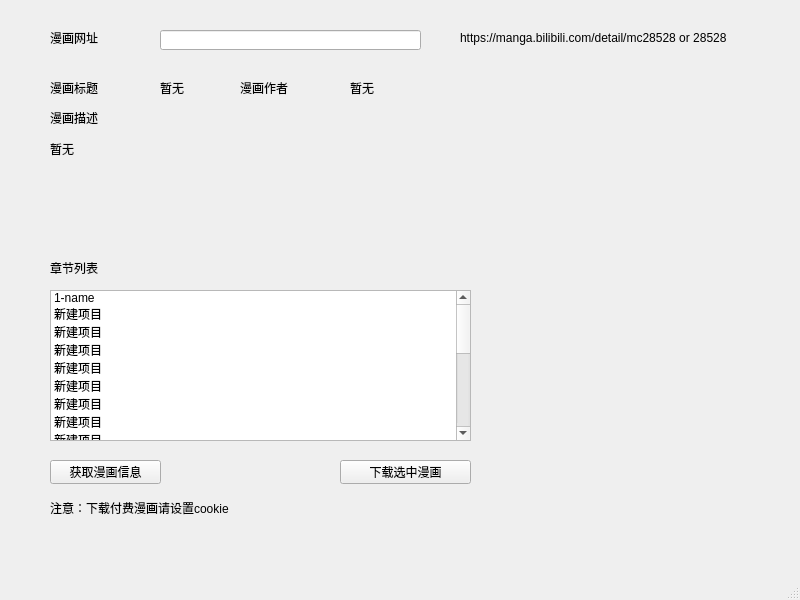
<?xml version="1.0" encoding="UTF-8"?>
<ui version="4.0">
 <class>MainWindow</class>
 <widget class="QMainWindow" name="MainWindow">
  <property name="geometry">
   <rect>
    <x>0</x>
    <y>0</y>
    <width>800</width>
    <height>600</height>
   </rect>
  </property>
  <property name="windowTitle">
   <string>MainWindow</string>
  </property>
  <widget class="QWidget" name="centralwidget">
   <widget class="QLineEdit" name="lineEdit">
    <property name="geometry">
     <rect>
      <x>160</x>
      <y>30</y>
      <width>261</width>
      <height>20</height>
     </rect>
    </property>
   </widget>
   <widget class="QLabel" name="label">
    <property name="geometry">
     <rect>
      <x>50</x>
      <y>30</y>
      <width>101</width>
      <height>16</height>
     </rect>
    </property>
    <property name="text">
     <string>漫画网址</string>
    </property>
   </widget>
   <widget class="QLabel" name="label_2">
    <property name="geometry">
     <rect>
      <x>460</x>
      <y>30</y>
      <width>311</width>
      <height>16</height>
     </rect>
    </property>
    <property name="text">
     <string>https://manga.bilibili.com/detail/mc28528 or 28528</string>
    </property>
   </widget>
   <widget class="QListWidget" name="listWidget">
    <property name="geometry">
     <rect>
      <x>50</x>
      <y>290</y>
      <width>421</width>
      <height>151</height>
     </rect>
    </property>
    <item>
     <property name="text">
      <string>1-name</string>
     </property>
    </item>
    <item>
     <property name="text">
      <string>新建项目</string>
     </property>
    </item>
    <item>
     <property name="text">
      <string>新建项目</string>
     </property>
    </item>
    <item>
     <property name="text">
      <string>新建项目</string>
     </property>
    </item>
    <item>
     <property name="text">
      <string>新建项目</string>
     </property>
    </item>
    <item>
     <property name="text">
      <string>新建项目</string>
     </property>
    </item>
    <item>
     <property name="text">
      <string>新建项目</string>
     </property>
    </item>
    <item>
     <property name="text">
      <string>新建项目</string>
     </property>
    </item>
    <item>
     <property name="text">
      <string>新建项目</string>
     </property>
    </item>
    <item>
     <property name="text">
      <string>新建项目</string>
     </property>
    </item>
    <item>
     <property name="text">
      <string>新建项目</string>
     </property>
    </item>
    <item>
     <property name="text">
      <string>新建项目</string>
     </property>
    </item>
    <item>
     <property name="text">
      <string>新建项目</string>
     </property>
    </item>
    <item>
     <property name="text">
      <string>新建项目</string>
     </property>
    </item>
    <item>
     <property name="text">
      <string>新建项目</string>
     </property>
    </item>
    <item>
     <property name="text">
      <string>新建项目</string>
     </property>
    </item>
    <item>
     <property name="text">
      <string>新建项目</string>
     </property>
    </item>
    <item>
     <property name="text">
      <string>新建项目</string>
     </property>
    </item>
    <item>
     <property name="text">
      <string>新建项目</string>
     </property>
    </item>
    <item>
     <property name="text">
      <string>2-name</string>
     </property>
    </item>
   </widget>
   <widget class="QLabel" name="label_3">
    <property name="geometry">
     <rect>
      <x>50</x>
      <y>80</y>
      <width>101</width>
      <height>16</height>
     </rect>
    </property>
    <property name="text">
     <string>漫画标题</string>
    </property>
   </widget>
   <widget class="QLabel" name="label_4">
    <property name="geometry">
     <rect>
      <x>160</x>
      <y>80</y>
      <width>71</width>
      <height>16</height>
     </rect>
    </property>
    <property name="text">
     <string>暂无</string>
    </property>
   </widget>
   <widget class="QLabel" name="label_5">
    <property name="geometry">
     <rect>
      <x>240</x>
      <y>80</y>
      <width>101</width>
      <height>16</height>
     </rect>
    </property>
    <property name="text">
     <string>漫画作者</string>
    </property>
   </widget>
   <widget class="QLabel" name="label_6">
    <property name="geometry">
     <rect>
      <x>350</x>
      <y>80</y>
      <width>71</width>
      <height>16</height>
     </rect>
    </property>
    <property name="text">
     <string>暂无</string>
    </property>
   </widget>
   <widget class="QLabel" name="label_7">
    <property name="geometry">
     <rect>
      <x>50</x>
      <y>110</y>
      <width>121</width>
      <height>16</height>
     </rect>
    </property>
    <property name="text">
     <string>漫画描述</string>
    </property>
   </widget>
   <widget class="QLabel" name="label_8">
    <property name="geometry">
     <rect>
      <x>50</x>
      <y>140</y>
      <width>431</width>
      <height>81</height>
     </rect>
    </property>
    <property name="text">
     <string>暂无</string>
    </property>
    <property name="scaledContents">
     <bool>false</bool>
    </property>
    <property name="alignment">
     <set>Qt::AlignLeading|Qt::AlignLeft|Qt::AlignTop</set>
    </property>
    <property name="wordWrap">
     <bool>true</bool>
    </property>
   </widget>
   <widget class="QLabel" name="label_9">
    <property name="geometry">
     <rect>
      <x>50</x>
      <y>260</y>
      <width>121</width>
      <height>16</height>
     </rect>
    </property>
    <property name="text">
     <string>章节列表</string>
    </property>
   </widget>
   <widget class="QPushButton" name="pushButton_2">
    <property name="geometry">
     <rect>
      <x>340</x>
      <y>460</y>
      <width>131</width>
      <height>24</height>
     </rect>
    </property>
    <property name="text">
     <string>下载选中漫画</string>
    </property>
   </widget>
   <widget class="QPushButton" name="pushButton_3">
    <property name="geometry">
     <rect>
      <x>50</x>
      <y>460</y>
      <width>111</width>
      <height>24</height>
     </rect>
    </property>
    <property name="text">
     <string>获取漫画信息</string>
    </property>
   </widget>
   <widget class="QLabel" name="label_10">
    <property name="geometry">
     <rect>
      <x>50</x>
      <y>500</y>
      <width>421</width>
      <height>16</height>
     </rect>
    </property>
    <property name="text">
     <string>注意：下载付费漫画请设置cookie</string>
    </property>
   </widget>
  </widget>
  <widget class="QMenuBar" name="menubar">
   <property name="geometry">
    <rect>
     <x>0</x>
     <y>0</y>
     <width>800</width>
     <height>22</height>
    </rect>
   </property>
  </widget>
  <widget class="QStatusBar" name="statusbar"/>
 </widget>
 <resources/>
 <connections/>
</ui>
